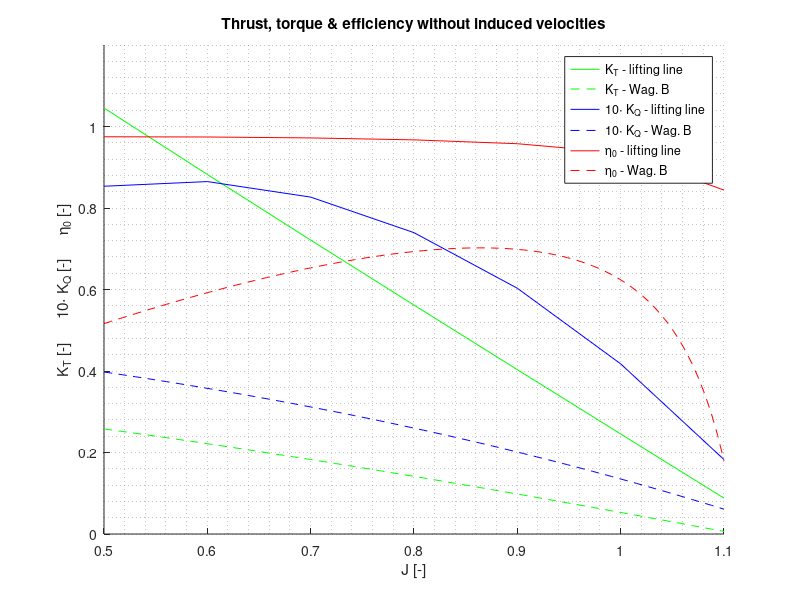

Source code (MATLAB):
%%%%%%%%%%%%%%%%%%%%%%%%%%%%%%%%%%%%%%%%%%%%%%%%%%%%%%%%%%%%%%%%%%%%%%%%%%%
%------------- Lifting line model without induced velocities --------------
%%%%%%%%%%%%%%%%%%%%%%%%%%%%%%%%%%%%%%%%%%%%%%%%%%%%%%%%%%%%%%%%%%%%%%%%%%%

clear all
close all
clc

% Load liftcoeffiecients, Wagenigen data and geometry data
load LiftRadius.mat;
wagB=dlmread('wagB.txt'); % J, KT, KQ, eta
geometry= dlmread('Geometry.txt'); % r/R, chord/D, t/D, P/D

% Define flow & propeller parameters
Re=2.4E6;
x0=0.7;
cx0=0.225; % from geometry file
nu=1.19E-6; % from mechanical properties of water
rho=1025;
D=1;
PdivD=1;
AEA0=0.4;
Z=4;

% Discretize propeller into foil sections
k=400;
x=[0.167: (1-0.167)/(k-1) :1]; % x=r/R
r=x*D/2;

% Interpolate for chord length and thickness at foil sections
chord = interp1(geometry(:,1),geometry(:,2),x,'pchip');
thickness = interp1(geometry(:,1),geometry(:,3),x,'pchip');

% Initialize vector of advance numbers and find corresponding V and n
% from eq. in chapter 16 (compendium)
J=[0.5 0.6 0.7 0.8 0.9 1.0 1.1];
V= Re*nu/cx0 * 1./sqrt(1+(x0*pi./J).^2);
n= V./(J*D);

% Find drag coeffient by use of eq. (13.33) in compendium
C_F = 0.075/(log10(Re)-2)^2; % from ITTC 57'
C_D = 2*C_F*(1+2*thickness./(chord));

% Interpolate lift coefficient at zero aoa from the XFoil results
C_Lc = interp1(LiftRadius(:,1),LiftRadius(:,2),x,'pchip');

% Initialize matrices
beta=zeros(length(J),length(x));
phi=beta;
alpha=beta;
C_L=beta;
Vinf=beta;

% Goes through every advance number
for i =1:length(J)
    beta(i,:) = atan( J(i)./(pi*x) );
    phi(i,:) = atan(PdivD/pi./x);
    alpha(i,:)=phi(i,:)-beta(i,:);
    C_L(i,:)= C_Lc(:)' +2*pi*alpha(i,:);
    Vinf(i,:)= sqrt( (2*pi*r*n(i)).^2 + V(i).^2 );
    
    dL(i,:)= 0.5*rho*Vinf(i,:).^2.*C_L(i,:)*Z.*chord;
    dTi(i,:)=dL(i,:).*cos(beta(i,:));
    dKi(i,:)=dL(i,:).*sin(beta(i,:));
    dD(i,:)=0.5*rho*Vinf(i,:).^2*Z.*chord.*C_D;
    dTd(i,:)=dD(i,:).*sin(beta(i,:));
    dKd(i,:)=dD(i,:).*cos(beta(i,:));
    
    dT(i,:)=dTi(i,:)-dTd(i,:);
    dQ(i,:)=( dKi(i,:)+dKd(i,:) ).*x*D/2;
end

% Numerical errors at propeller ends are corrected
dT(:,end)=0;
dQ(:,end)=0;

% Integrate with MATLABs trapz() integration
T=trapz(r,dT,2);
Q=trapz(r,dQ,2);

% Calculate the thrust and torque coeffient
K_T= T'./(rho*n.^2*D^4);
K_Q= Q'./(rho*n.^2*D^5);

% Calculate effieciency
eta0=J/(2*pi) .* K_T./K_Q;

% Interpolate thrust, torque and effiency from Wag. B for comparison
K_Twag=interp1(wagB(:,1),wagB(:,2),J);
K_Qwag=interp1(wagB(:,1),wagB(:,3),J);
eta0wag=interp1(wagB(:,1),wagB(:,4),J);

% Calculate relative error between lifting line model and Wag. B
K_Ter = abs((K_Twag-K_T)./K_Twag);
K_Qer = abs((K_Qwag-K_Q)./K_Qwag);
eta0er= abs((eta0wag-eta0)./eta0wag);

figure(1)
hold on
grid minor
title('Thrust, torque & efficiency without induced velocities')
xlim([J(1) J(end)])
ylim([0 1.2])
xlabel('J [-]')
ylabel('K_T [-]      10\cdot K_Q [-]      \eta_0 [-]')

plot(J,K_T,'g',wagB(:,1),wagB(:,2),'g--')
plot(J,10*K_Q,'b',wagB(:,1),10*wagB(:,3),'b--')
plot(J,eta0,'r',wagB(:,1),wagB(:,4),'r--')
legend('K_T - lifting line','K_T - Wag. B','10\cdot K_Q - lifting line '...
    ,'10\cdot K_Q - Wag. B','\eta_0 - lifting line','\eta_0 - Wag. B')

% figure(2)
% plot(J,K_Ter,J,K_Qer,J,eta0er)

% figure(2)
% plot(J,K_Q,wagB(:,1),wagB(:,3))
% 
% figure(3)
% plot(J,eta0,wagB(:,1),wagB(:,4))